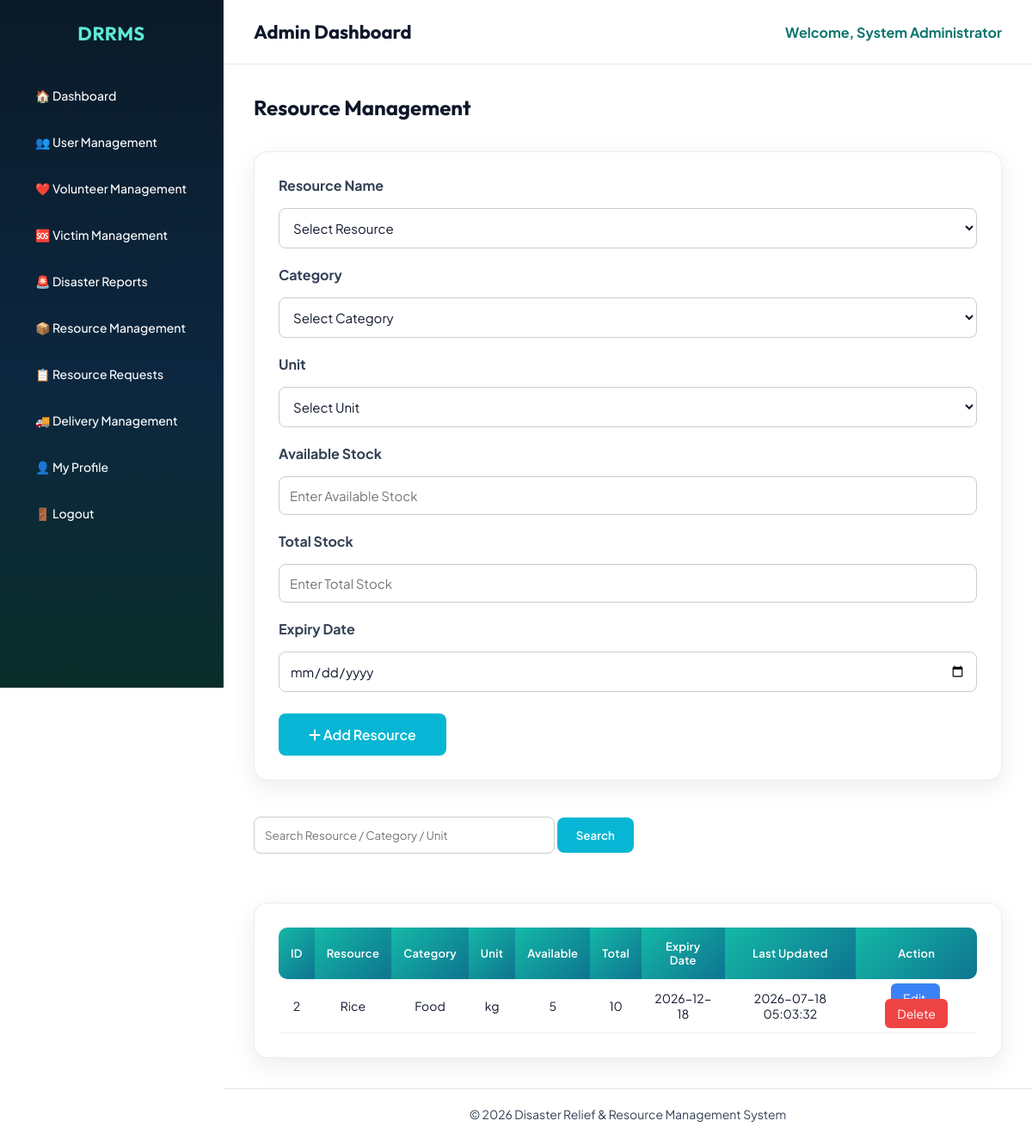
/admin/resources.php (signed in), run on the app's committed database.
### tables this page shows
CREATE TABLE `resource` (
  `resource_id` int(11) NOT NULL,
  `resource_name` varchar(100) NOT NULL,
  `category` varchar(50) DEFAULT NULL,
  `available_stock` int(11) DEFAULT 0,
  `total_stock` int(11) DEFAULT 0,
  `expiry_date` date DEFAULT NULL,
  `last_updated` datetime DEFAULT NULL,
  `unit` varchar(20) DEFAULT NULL
);

### admin/resources.php (the view, shortened to what this page needs)
<?php
include("../config/database.php");
$search="";
if(isset($_GET['search']))
{
    $search=mysqli_real_escape_string($conn,$_GET['search']);
    $sql="
    SELECT *
    FROM resource
    WHERE
    resource_name LIKE '%$search%'
    OR
    category LIKE '%$search%'
    OR
    unit LIKE '%$search%'
    ORDER BY resource_id DESC
    ";
}
else
{
    $sql="
    SELECT *
    FROM resource
    ORDER BY resource_id DESC
    ";
}
$result=mysqli_query($conn,$sql);
?>
<!DOCTYPE html>
<html lang="en">
<head>
<link rel="stylesheet" href="../css/admin.css">
<link rel="stylesheet"
href="https://cdnjs.cloudflare.com/ajax/libs/font-awesome/6.7.2/css/all.min.css">
</head>
<body>
<div class="dashboard">
<?php include("../includes/admin_sidebar.php"); ?>
<div class="main-content">
<?php include("../includes/admin_header.php"); ?>
<div class="content">
<h2 style="margin-bottom:25px;">
Resource Management
</h2>
<div class="table-box">
<form method="POST">
<label><b>Resource Name</b></label>
<select
name="resource_name"
required
style="width:100%;padding:12px;margin:10px 0 20px;border:1px solid #ccc;border-radius:8px;">
<option value="">Select Resource</option>
</select>
<label><b>Category</b></label>
<select
name="category"
required
style="width:100%;padding:12px;margin:10px 0 20px;border:1px solid #ccc;border-radius:8px;">
<option value="">Select Category</option>
</select>
<label><b>Unit</b></label>
<select
name="unit"
required
style="width:100%;padding:12px;margin:10px 0 20px;border:1px solid #ccc;border-radius:8px;">
<option value="">Select Unit</option>
</select>
<label><b>Available Stock</b></label>
<input
type="number"
name="available_stock"
min="0"
required
placeholder="Enter Available Stock"
style="width:100%;padding:12px;margin:10px 0 20px;border:1px solid #ccc;border-radius:8px;">
<label><b>Total Stock</b></label>
<input
type="number"
name="total_stock"
min="0"
required
placeholder="Enter Total Stock"
style="width:100%;padding:12px;margin:10px 0 20px;border:1px solid #ccc;border-radius:8px;">
<label><b>Expiry Date</b></label>
<input
type="date"
name="expiry_date"
style="width:100%;padding:12px;margin:10px 0 25px;border:1px solid #ccc;border-radius:8px;">
<button
type="submit"
name="add_resource"
style="background:#06B6D4;color:white;border:none;padding:14px 35px;border-radius:8px;font-size:16px;cursor:pointer;">
<i class="fa-solid fa-plus"></i>
Add Resource
</button>
</form>
</div>
<br><br>
<form method="GET">
<input
type="text"
name="search"
placeholder="Search Resource / Category / Unit"
value="<?php echo $search; ?>"
style="padding:12px;width:350px;border:1px solid #ccc;border-radius:8px;">
<button
style="padding:12px 22px;
background:#06B6D4;
color:white;
border:none;
border-radius:8px;
cursor:pointer;">
Search
</button>
</form>
<br>
<div class="table-box">
<table>
<tr>
<th>ID</th>
<th>Resource</th>
<th>Category</th>
<th>Unit</th>
<th>Available</th>
<th>Total</th>
<th>Expiry Date</th>
<th>Last Updated</th>
<th>Action</th>
</tr>
<?php
while($row=mysqli_fetch_assoc($result))
{
?>
<tr>
<td><?php echo $row['resource_id']; ?></td>
<td><?php echo $row['resource_name']; ?></td>
<td><?php echo $row['category']; ?></td>
<td><?php echo $row['unit']; ?></td>
<td>
<?php echo $row['available_stock']; ?>
</td>
<td>
<?php echo $row['total_stock']; ?>
</td>
<td>
<?php
if($row['expiry_date']=="0000-00-00" || $row['expiry_date']==NULL)
{
    echo "-";
}
else
{
    echo $row['expiry_date'];
}
?>
</td>
<td>
<?php
if($row['last_updated']==NULL)
{
    echo "-";
}
else
{
    echo $row['last_updated'];
}
?>
</td>
<td>
<a
href="edit_resource.php?id=<?php echo $row['resource_id']; ?>"
style="text-decoration:none;
background:#3B82F6;
color:white;
padding:8px 14px;
border-radius:6px;">
Edit
</a>
<a
href="resources.php?delete=<?php echo $row['resource_id']; ?>"
onclick="return confirm('Delete this resource?')"
style="text-decoration:none;
background:#EF4444;
color:white;
padding:8px 14px;
border-radius:6px;">
Delete
</a>
</td>
</tr>
<?php
}
?>
</table>
</div>
</div>
<?php include("../includes/admin_footer.php"); ?>
</div>
</div>
</body>
</html>

### css/admin.css (style rules this page uses)
:root { --bg-page:#eef4f7; --bg-deep:#061018; --bg-sidebar:#0a1a28; --primary:#14b8a6; --primary-deep:#0f766e; --accent:#f97316; --text:#0f172a; --muted:#64748b; --white:#ffffff; --border:rgba(15,23,42,.08); --gradient-primary:linear-gradient(135deg, #14b8a6 0%, #0e7490 100%); --gradient-accent:linear-gradient(135deg, #f97316 0%, #dc2626 100%); --gradient-sidebar: linear-gradient(180deg, #0a1a28 0%, #0c2740 55%, #0a2e2a 100%); --shadow:0 8px 28px rgba(15,23,42,.08); --font-display:'Outfit',sans-serif; --font-body:'Plus Jakarta Sans',sans-serif; }
* { margin:0; padding:0; box-sizing:border-box; font-family:var(--font-body); }
body { background:#ffffff; color:var(--text); }
h1,h2,h3,.sidebar h2 { font-family:var(--font-display); }
.dashboard { display:flex; min-height:100vh; background:#ffffff; }
.main-content { margin-left:260px; width:calc(100% - 260px); min-height:100vh; background:#ffffff; display:flex; flex-direction:column; }
.content { padding:35px; background:#ffffff; color:#0f172a; flex:1 0 auto; }
.content h2 { color:#0f172a; }
.table-box { margin-top:36px; background:var(--white); border-radius:16px; padding:28px; border:1px solid var(--border); box-shadow:var(--shadow); }
table { width:100%; border-collapse:collapse; }
table th { background:var(--gradient-primary); color:white; padding:14px; font-weight:600; font-size:13px; letter-spacing:.02em; }
table th:first-child { border-radius:10px 0 0 10px; }
table th:last-child { border-radius:0 10px 10px 0; }
table td { padding:13px; border-bottom:1px solid #eef2f6; text-align:center; font-size:14px; color:#0f172a; background:#ffffff; }
.content form input, .content form select, .content form textarea, .table-box form input, .table-box form select, .table-box form textarea { border:1px solid #dbe4ea; border-radius:10px; padding:11px 14px; font-family:var(--font-body); outline:none; transition:.2s; }
.content form button, .table-box button, a.btn, .btn { background:var(--gradient-primary); color:white; border:none; border-radius:10px; padding:11px 18px; cursor:pointer; font-weight:600; font-family:var(--font-body); text-decoration:none; display:inline-block; transition:.25s; }
.table-box label { display:block; margin-bottom:6px; color:#334155; }
.table-box input, .table-box textarea, .table-box select { width:100%; margin:0 0 18px; padding:13px 14px; border:1px solid #dbe4ea; border-radius:10px; font-family:var(--font-body); font-size:15px; color:#0f172a; background:#ffffff; outline:none; }
.table-box button[type="submit"], .content form button[type="submit"] { background:var(--gradient-primary); color:#ffffff; border:none; border-radius:10px; padding:14px 28px; font-size:15px; font-weight:600; cursor:pointer; }

### data on the page
resource: resource_id "2", resource_name "Rice", category "Food", unit "kg", available_stock "5", total_stock "10", expiry_date "2026-12-18", last_updated "2026-07-18 05:03:32"

### other printed values
$_SESSION['name'] "System Administrator"
